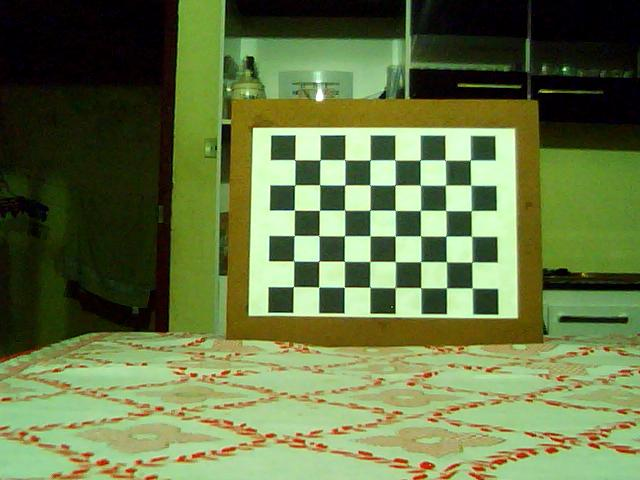
#> input picture source/1_left.jpg, 640 x 480 px; its folder holds only this picture in this run
$ python -i cost_function.py   (imports and definitions only)   (older library calls are emulated)
#> lines starting #> are read from the running program, lines starting #| are printed output that depends on the picture
import numpy as np
import cv2
from numpy.lib.stride_tricks import sliding_window_view
from matplotlib.cm import ScalarMappable
import matplotlib.pyplot as plt
# from utils import show_images_side_by_side
# from scipy.signal import find_peaks
import cv2.ximgproc
from numba import njit


# [365 lines left out: functions compute_zncc, compute_ncc, compute_ssd, parabolic_subpixel_refinement, filter_disparity_curves, visualize_depth_with_nodata and 1 more, not called in this run]

def compute_edge_map(img, method='canny'):
    """
    Compute edge map of an image.

    Args:
        img (np.ndarray): Input grayscale image.
        method (str): 'canny' or 'sobel' or 'laplacian'

    Returns:
        np.ndarray: Edge map.
    """
    if method == 'canny':
        edges = cv2.Canny(img, 50, 150)
    elif method == 'sobel':
        grad_x = cv2.Sobel(img, cv2.CV_32F, 1, 0, ksize=3)
        grad_y = cv2.Sobel(img, cv2.CV_32F, 0, 1, ksize=3)
        edges = cv2.magnitude(grad_x, grad_y)
        edges = np.uint8(np.clip(edges, 0, 255))
    elif method == 'laplacian':
        edges = cv2.Laplacian(img, cv2.CV_32F)
        edges = np.uint8(np.clip(np.abs(edges), 0, 255))
    else:
        raise ValueError("Unknown edge detection method.")
    return edges

# [203 lines left out: functions image_preprocessing, visualize_zncc_curve_and_matching, extract_and_visualize_patches, get_depth_map, not called in this run]

>>> import cv2
>>> picture = cv2.imread('source/1_left.jpg')
#> picture is the input picture: shape (480, 640, 3); mean B, G, R 69.5, 118, 101.8
>>> result = compute_edge_map(picture)
#> in compute_edge_map, `edges = cv2.Canny(img, 50, 150)`:
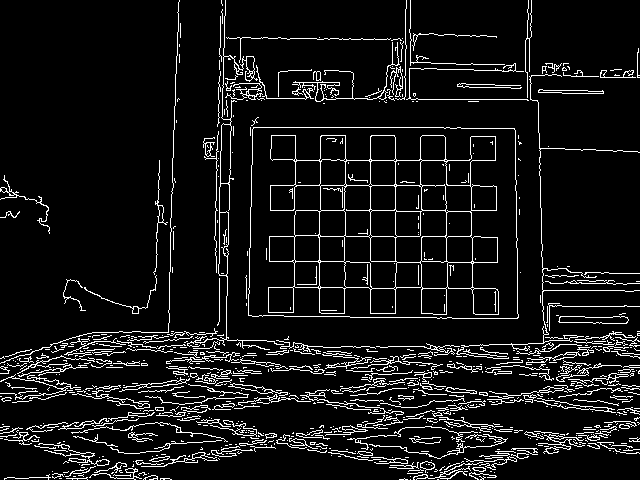
#> edges: shape (480, 640); 8.5% white in thin lines or dots

$ run again, on source/2_left.png
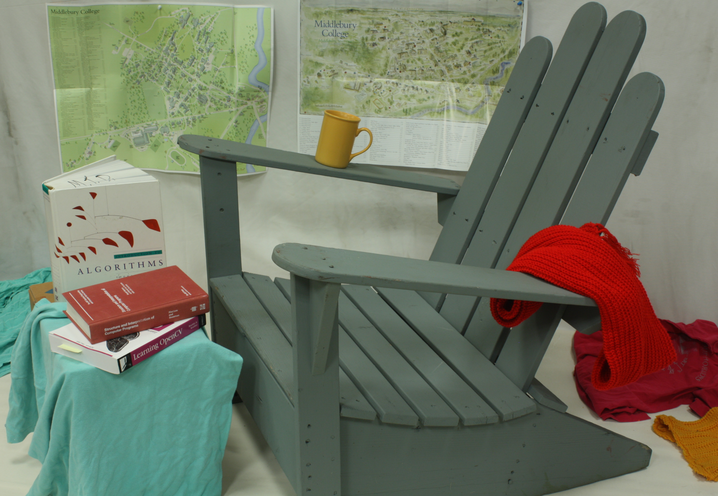
#> input picture source/2_left.png, 718 x 496 px
#> picture is the input picture: shape (496, 718, 3); mean B, G, R 102.7, 120.3, 115.6
#> in compute_edge_map, `edges = cv2.Canny(img, 50, 150)`:
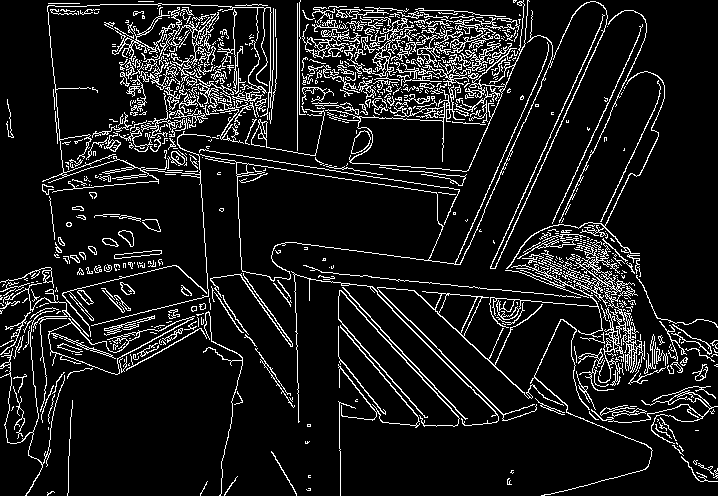
#> edges: shape (496, 718); 10.3% white in thin lines or dots

$ run again, on source/2_right.png
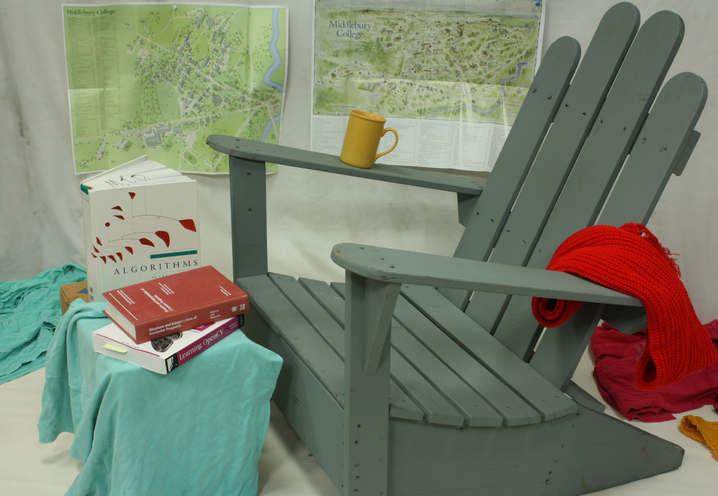
#> input picture source/2_right.png, 718 x 496 px
#> picture is the input picture: shape (496, 718, 3); mean B, G, R 110, 128.6, 122.5
#> in compute_edge_map, `edges = cv2.Canny(img, 50, 150)`:
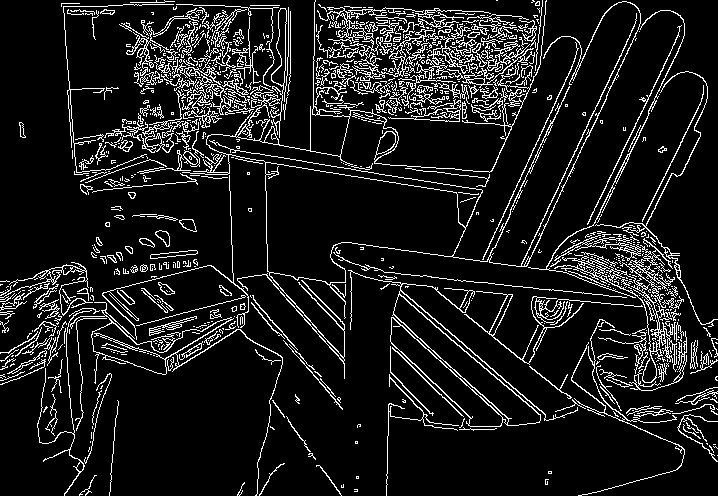
#> edges: shape (496, 718); 10.7% white in thin lines or dots
